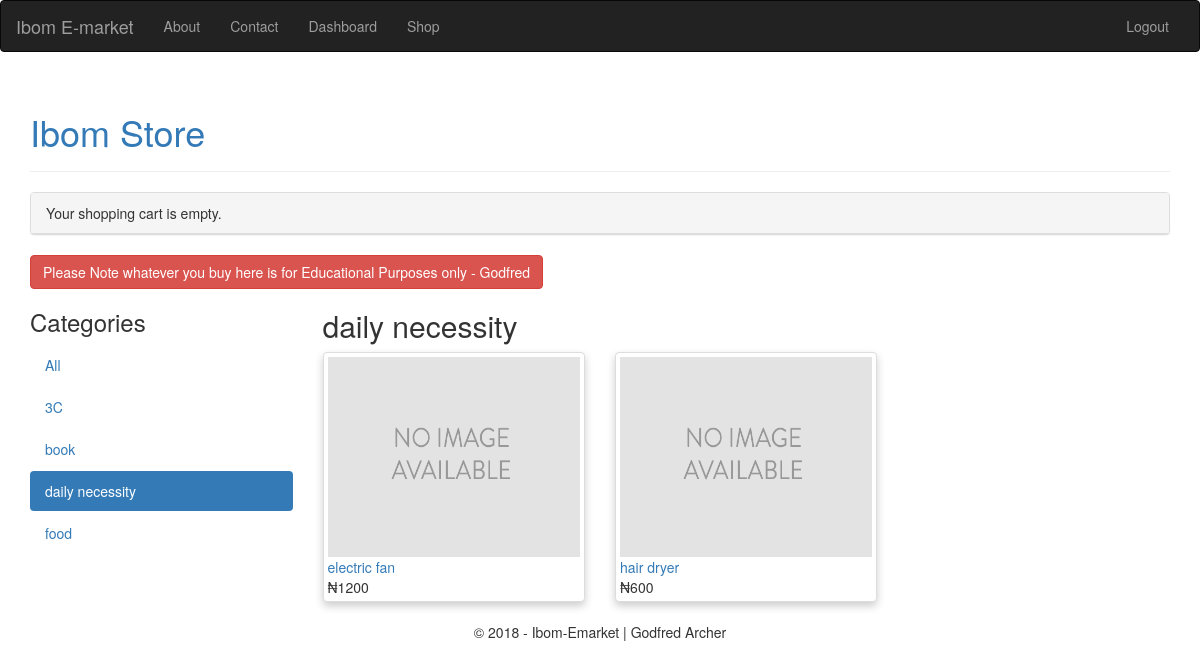
The page /shop/daily-necessity/ (signed in) on the database as committed earlier.
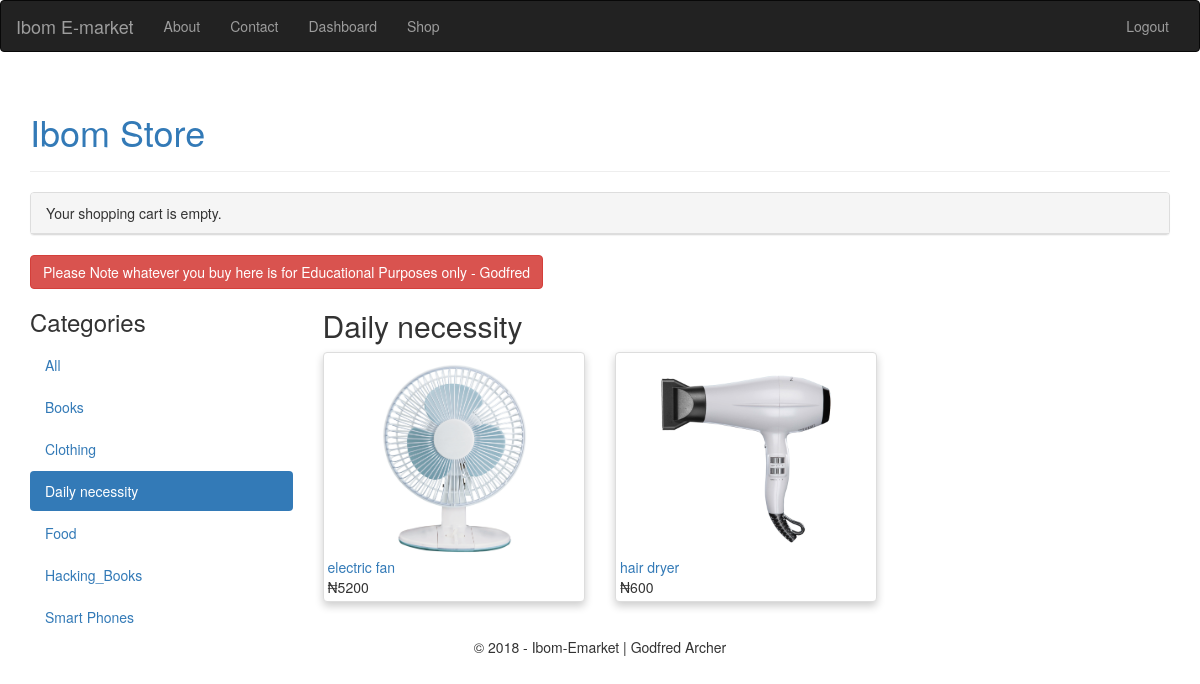
The same page on the database as committed later.
### shop/models.py (models this page shows, shortened)
class Category(models.Model):
    name = models.CharField(max_length=200,
                            db_index=True)
    slug = models.SlugField(max_length=200,
                            db_index=True,
                            unique=True)
    class Meta:
        ordering = ('name',)
        verbose_name = 'category'
        verbose_name_plural = 'categories'
    def get_absolute_url(self):
        return reverse('shop:product_list_by_category',
                       args=[self.slug])

class Product(models.Model):
    category = models.ForeignKey(Category,
                                 related_name='products', on_delete=models.CASCADE)
    name = models.CharField(max_length=200, db_index=True)
    slug = models.SlugField(max_length=200, db_index=True)
    image = models.ImageField(upload_to='products/%Y/%m/%d',
                              blank=True)
    description = models.TextField(blank=True)
    price = models.DecimalField(max_digits=10, decimal_places=0)
    stock = models.PositiveIntegerField()
    available = models.BooleanField(default=True)
    created = models.DateTimeField(auto_now_add=True)
    updated = models.DateTimeField(auto_now=True)
    class Meta:
        ordering = ('name',)
        index_together = (('id', 'slug'),)
    def get_absolute_url(self):
        return reverse('shop:product_detail',
                       args=[self.id, self.slug])

### shop/views.py (the view)
@login_required
def product_list(request, category_slug=None):
    category = None
    categories = Category.objects.all()
    products = Product.objects.filter(available=True)
    if category_slug:
        category = get_object_or_404(Category, slug=category_slug)
        products = products.filter(category=category)
    return render(request,
                  'shop/product/list.html',
                  {'category': category,
                   'categories': categories,
                   'products': products})

### shop/templates/shop/product/list.html (shortened to what this page needs)
{% extends "shop/base.html" %}
{% load staticfiles %}
{% block content %}
<button class="btn btn-danger">Please Note whatever you buy here is for Educational Purposes only - Godfred</button>
    <div class="row">
        <div class="col-md-3">
            <h3>Categories</h3>
            <ul class="nav nav-pills nav-stacked">
                <li {% if not category %}class="active"{% endif %}>
                    <a href="{% url "shop:product_list" %}">All</a></li>
                {% for c in categories %}
                    <li {% if category.slug == c.slug %}class="active"{% endif %}>
                        <a href="{{ c.get_absolute_url }}">{{ c.name }}</a>
                    </li>
                {% endfor %}
            </ul>
        </div>
        <div class="col-md-9">
            <h2>{% if category %}{{ category.name }}{% else %}Products{% endif %}</h2>
            <div class="row">
                {% for product in products %}
                    <div class="col-md-4">
                        <div class="thumbnail card">
                            <a href="{{ product.get_absolute_url }}">
                                <img  style="height: 200px !important;" src="{% if product.image %}{{ product.image.url }}
                                          {% else %}{% static "img/no_image.png" %} {% endif %}">
                            </a>
                            <a href="{{ product.get_absolute_url }}">{{ product.name }}</a><br>
                            ₦{{ product.price }}
                        </div>
                    </div>
                {% endfor %}
            </div>
        </div>
    </div>
{% endblock %}

### shop/templates/shop/base.html (shortened to what this page needs)
{% load staticfiles %}
{% load bootstrap3 %}
<!DOCTYPE html>
<html>
<head>
    <link href="https://netdna.bootstrapcdn.com/font-awesome/4.7.0/css/font-awesome.min.css" rel="stylesheet">
    <link rel="stylesheet" type="text/css" href='{% static "css/main.css" %}'>
    {% bootstrap_css %}
</head>
<body>
{%include 'nav-bar.html'%}
<div class="container">
    <div class="page-header">
        <a href="{% url 'home' %}"><h1>Ibom Store</h1></a>
    </div>
    <div class="panel panel-default">
        <div class="panel-heading">
            {% with total_items=cart|length %}
                {% if cart|length > 0 %}
                    Your cart:
                    <a href="{% url "cart:cart_detail" %}">
                        {{ total_items }} item{{ total_items|pluralize }},
                        ₦{{ cart.get_total_price }}
                    </a>
                {% else %}
                    Your shopping cart is empty.
                {% endif %}
            {% endwith %}
        </div>
    </div>
    {% block content %}
    {% endblock %}
</div>
{%include 'footer.html'%}
</body>
</html>

### profiles/templates/nav-bar.html (shortened to what this page needs)
 {% load staticfiles%}
<!DOCTYPE html>
<html lang="en">
<head>
  <link rel="stylesheet" href="https://maxcdn.bootstrapcdn.com/bootstrap/3.3.7/css/bootstrap.min.css">
  <link rel="stylesheet" type="text/css" href='{%static "css/nav.css" %}'>
  <link rel="stylesheet" type="text/css" href='{% static "css/main.css" %}'>
</head>
<body>
<nav class="navbar navbar-inverse">
  <div class="container-fluid">
    <div class="navbar-header">
      <a class="navbar-brand" href="{% url 'home' %}">Ibom E-market</a>
    </div>
    <div class="collapse navbar-collapse" id="myNavbar">
      <ul class="nav navbar-nav">
                  {% url 'home' as home %}
                  {% url 'about' as about %}
                  {% url 'contact' as contact %}
        <li {% if request.path == about %} class="active" {% endif %}><a href="{% url 'about' %}">About</a></li>
        <li {% if request.path == contact %} class="active" {% endif %}><a href="{% url 'contact' %}">Contact</a></li>
        {% if request.user.is_authenticated %}
        <li {% if request.path == about %} class="active" {% endif %}><a href="{% url 'dashboard' %}">Dashboard</a></li>
         {% endif %}
        <li {% if request.path == contact %} class="active" {% endif %}> <a href="/shop">Shop</a></li>
      </ul>
      <ul class="nav navbar-nav navbar-right">
         {% if not request.user.is_authenticated %}
                    <li><a href="{% url 'account_login' %}"><span class="glyphicon glyphicon-log-in"></span> Signin</a></li>
                    <li><a href="{% url 'account_signup' %}"><span class="glyphicon glyphicon-user"></span> Signup</a>
                </li>
        {% else %}
                <li {% if request.path == contact %} class="active" {% endif %}><a href="{% url 'account_logout' %}">Logout</a>
            </li>
        {% endif %}
      </ul>
    </div>
  </div>
</nav>
</body>
</html>

### profiles/templates/footer.html
<footer style="text-align: center; margin-bottom: 20px;">
  <div class="copyright">
    <p>&copy 2018 - Ibom-Emarket | Godfred Archer</p>
  </div>
</footer>

### static/static/css/main.css (style rules this page uses)
.card { box-shadow: 0 4px 8px 0 rgba(0,0,0,0.2); transition: 0.3s; }

Rows that differ between the two databases and show on the page:
changed Category: name "book" → "Books"
added Category: name "Clothing"
changed Category: name "daily necessity" → "Daily necessity"
changed Category: name "food" → "Food"
added Category: name "Hacking_Books"
changed Category: name "3C" → "Smart Phones"; moves down the list
changed Product "electric fan": image: picture added in place of a placeholder; price "1200" → "5200"
changed Product "hair dryer": image: picture added in place of a placeholder
